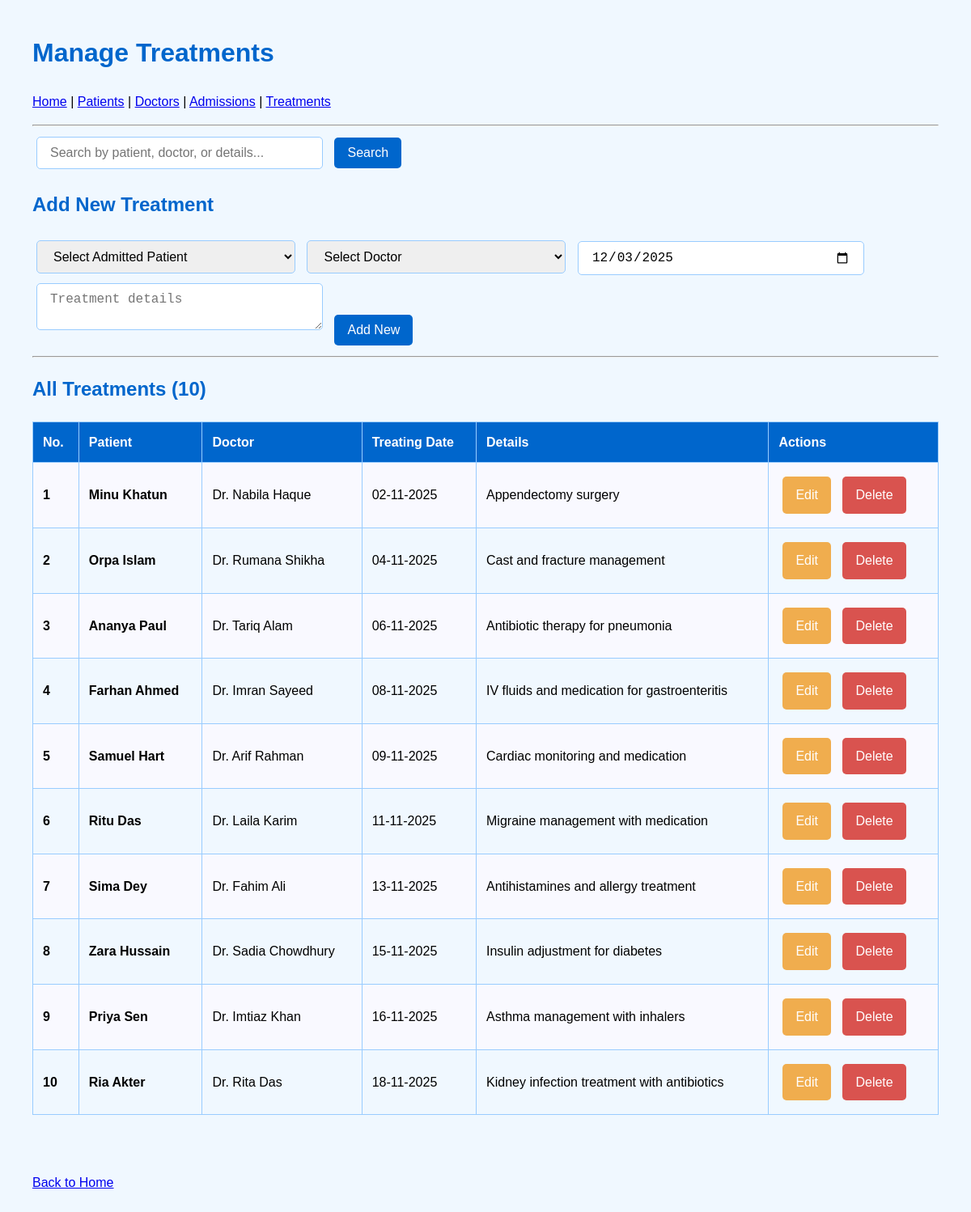
Page /hms/treatments.php on the committed database.
### tables this page shows
CREATE TABLE `treatment` (
  `treatment_id` int(11) NOT NULL,
  `doctor_id` int(11) NOT NULL,
  `admission_id` int(11) NOT NULL,
  `details` varchar(100) DEFAULT NULL,
  `treating_date` date NOT NULL
);

CREATE TABLE `patient` (
  `patient_id` int(11) NOT NULL,
  `first_name` varchar(20) NOT NULL,
  `last_name` varchar(20) NOT NULL,
  `date_of_birth` date NOT NULL,
  `gender` enum('M','F','Other') NOT NULL,
  `blood_group` enum('A+','A-','B+','B-','O+','O-','AB+','AB-') NOT NULL,
  `phone` varchar(15) NOT NULL,
  `email` varchar(50) NOT NULL,
  `address` varchar(50) NOT NULL
);

CREATE TABLE `doctor` (
  `doctor_id` int(11) NOT NULL,
  `first_name` varchar(20) NOT NULL,
  `last_name` varchar(20) NOT NULL,
  `gender` enum('M','F','Other') NOT NULL,
  `dob` date NOT NULL,
  `phone` varchar(15) DEFAULT NULL,
  `email` varchar(30) DEFAULT NULL,
  `address` varchar(50) DEFAULT NULL,
  `specialty` varchar(20) NOT NULL,
  `department_id` int(11) DEFAULT NULL
);

### hms/treatments.php (the view, shortened to what this page needs)
<?php
require 'db.php';
$edit_mode = false;
$edit_treatment = null;
$search = isset($_GET['search']) ? trim($_GET['search']) : "";
$sql = "SELECT t.*,
               p.first_name AS p_first, p.last_name AS p_last,
               d.first_name AS d_first, d.last_name AS d_last,
               a.room_number
        FROM treatment t
        LEFT JOIN admission a ON t.admission_id = a.admission_id
        LEFT JOIN patient p ON a.patient_id = p.patient_id
        LEFT JOIN doctor d ON t.doctor_id = d.doctor_id
        WHERE p.first_name LIKE ? OR p.last_name LIKE ?
           OR d.first_name LIKE ? OR d.last_name LIKE ?
           OR t.details LIKE ?
        ORDER BY t.treating_date ASC, t.treatment_id ASC";
$stmt = $pdo->prepare($sql);
$like = "%$search%";
$stmt->execute([$like, $like, $like, $like, $like]);
$treatments = $stmt->fetchAll();
?>
<!DOCTYPE html>
<html>
<head>
</head>
<body>
<h1>Manage Treatments</h1>
<p>
    <a href="index.php">Home</a> |
    <a href="patients.php">Patients</a> |
    <a href="doctors.php">Doctors</a> |
    <a href="admissions.php">Admissions</a> |
    <a href="treatments.php">Treatments</a>
</p>
<hr>
<form method="GET">
    <input type="text" name="search" placeholder="Search by patient, doctor, or details..."
           value="<?= htmlspecialchars($search) ?>" size="60">
    <button type="submit">Search</button>
</form>
<h2><?= $edit_mode ? "Edit Treatment" : "Add New Treatment" ?></h2>
<form method="POST">
    <select name="admission_id" required>
        <option value="">Select Admitted Patient</option>
    </select>
    <select name="doctor_id" required>
        <option value="">Select Doctor</option>
    </select>
    <input type="date" name="treating_date"
           value="<?= $edit_mode ? $edit_treatment['treating_date'] : date('Y-m-d') ?>" required>
    <textarea name="details" placeholder="Treatment details" required><?= $edit_mode ? htmlspecialchars($edit_treatment['details']) : '' ?></textarea>
    <?php if ($edit_mode): ?>
        <input type="hidden" name="id" value="<?= $edit_treatment['treatment_id'] ?>">
        <button type="submit" name="update">Update Treatment</button>
        <a href="treatments.php<?= $search ? '?search='.urlencode($search) : '' ?>" class="btn cancel-btn">Cancel</a>
    <?php else: ?>
        <button type="submit" name="add">Add New</button>
    <?php endif; ?>
</form>
<hr>
<h2>All Treatments (<?= count($treatments) ?>)</h2>
<?php if (empty($treatments)): ?>
    <p>No treatments found.</p>
<?php else: ?>
    <table>
        <tr>
            <th>No.</th>
            <th>Patient</th>
            <th>Doctor</th>
            <th>Treating Date</th>
            <th>Details</th>
            <th>Actions</th>
        </tr>
        <?php $no = 1; foreach ($treatments as $t): ?>
        <tr>
            <td><strong><?= $no++ ?></strong></td>
            <td><strong><?= htmlspecialchars($t['p_first'] . ' ' . $t['p_last']) ?></strong></td>
            <td>Dr. <?= htmlspecialchars($t['d_first'] . ' ' . $t['d_last']) ?></td>
            <td><?= date('d-m-Y', strtotime($t['treating_date'])) ?></td>
            <td><?= htmlspecialchars($t['details']) ?></td>
            <td>
                <a href="?edit=<?= $t['treatment_id'] ?>&search=<?= urlencode($search) ?>" class="btn edit-btn">Edit</a>
                <a href="?delete=<?= $t['treatment_id'] ?>&search=<?= urlencode($search) ?>"
                   onclick="return confirm('Delete this treatment permanently?')"
                   class="btn delete-btn">Delete</a>
            </td>
        </tr>
        <?php endforeach; ?>
    </table>
<?php endif; ?>
<br><br>
<a href="index.php">Back to Home</a>
</body>
</html>

### hms/treatments.php (style rules this page uses)
body { font-family: Arial;background: #f0f8ff;margin: 40px;line-height: 1.6; }
h1,h2 { color: #0066cc; }
input,select,textarea,button,.btn { padding:10px 16px;margin:5px;font-size:16px;border-radius:5px; }
input,select,textarea { border:1px solid #99ccff;width:320px; }
button,.btn { background:#0066cc;color:white;border:none;cursor:pointer;text-decoration:none;display:inline-block; }
.edit-btn { background:#f0ad4e; }
.delete-btn { background:#d9534f; }
table { width:100%;border-collapse:collapse;margin:20px 0; }
th,td { border:1px solid #99ccff;padding:12px;text-align:left; }
th { background:#0066cc;color:white; }
tr:nth-child(even) { background:#f9f9ff; }

### rows in the picture
treatment: patient.first_name+last_name "Minu Khatun", doctor.last_name "Nabila Haque", treating_date "02-11-2025", details "Appendectomy surgery"
treatment: patient.first_name+last_name "Orpa Islam", doctor.last_name "Rumana Shikha", treating_date "04-11-2025", details "Cast and fracture management"
treatment: patient.first_name+last_name "Ananya Paul", doctor.last_name "Tariq Alam", treating_date "06-11-2025", details "Antibiotic therapy for pneumonia"
treatment: patient.first_name+last_name "Farhan Ahmed", doctor.last_name "Imran Sayeed", treating_date "08-11-2025", details "IV fluids and medication for gastroenteritis"
treatment: patient.first_name+last_name "Samuel Hart", doctor.last_name "Arif Rahman", treating_date "09-11-2025", details "Cardiac monitoring and medication"
treatment: patient.first_name+last_name "Ritu Das", doctor.last_name "Laila Karim", treating_date "11-11-2025", details "Migraine management with medication"
treatment: patient.first_name+last_name "Sima Dey", doctor.last_name "Fahim Ali", treating_date "13-11-2025", details "Antihistamines and allergy treatment"
treatment: patient.first_name+last_name "Zara Hussain", doctor.last_name "Sadia Chowdhury", treating_date "15-11-2025", details "Insulin adjustment for diabetes"
treatment: patient.first_name+last_name "Priya Sen", doctor.last_name "Imtiaz Khan", treating_date "16-11-2025", details "Asthma management with inhalers"
treatment: patient.first_name+last_name "Ria Akter", doctor.last_name "Rita Das", treating_date "18-11-2025", details "Kidney infection treatment with antibiotics"

### other values in the picture
count($treatments) "10"
